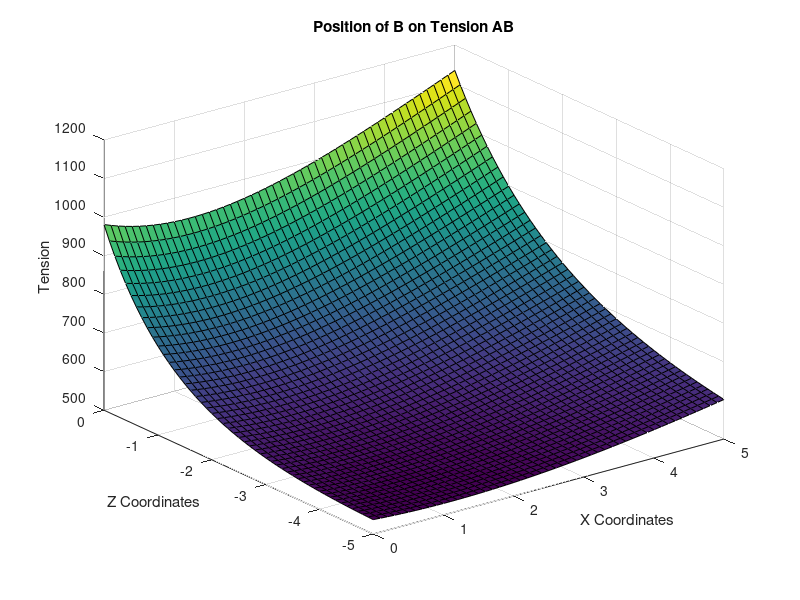
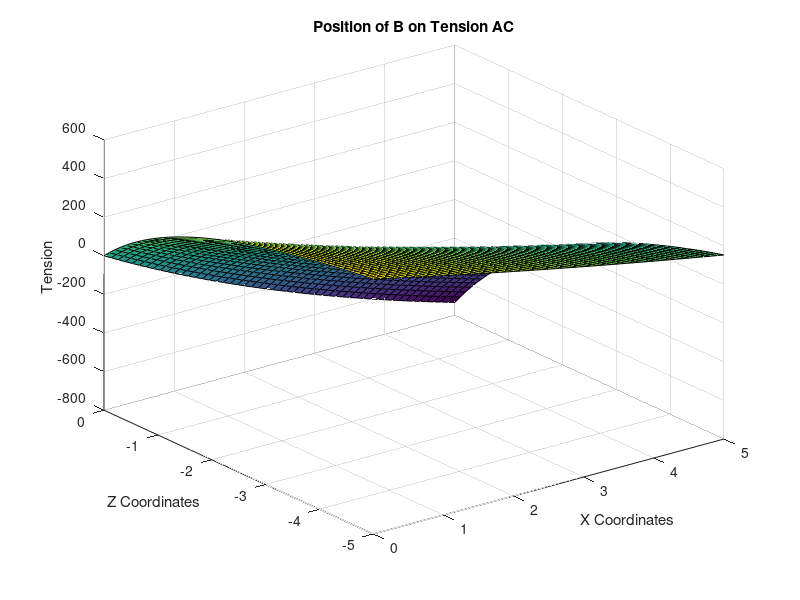
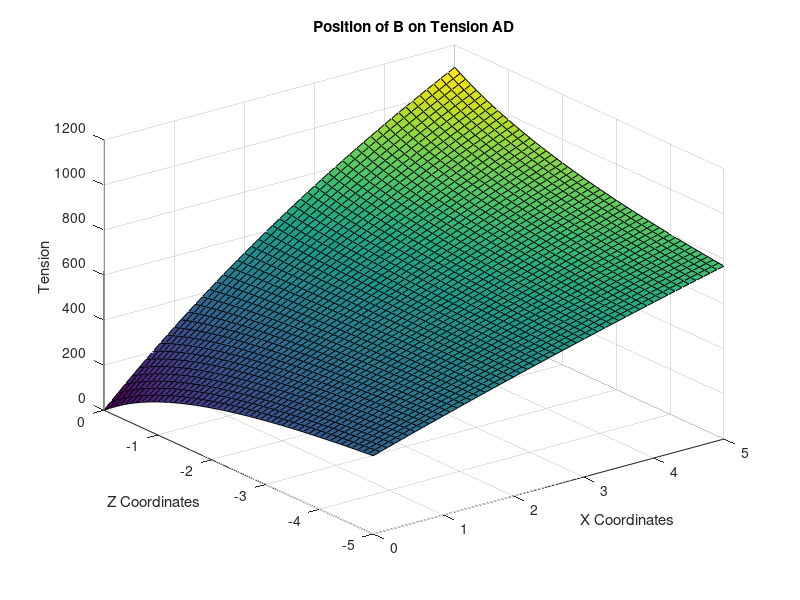

MATLAB code to generate these figures, in order:
% EA 2 Design Project 1 Problem 1
% Michael Hsu
% NetID: mkh3212

% Initialize
x = 0:0.1:5;
z = 0:-0.1:-5;
y = 0;
AC = [-3 4 -2];
AD = [-2 4 3];
eAC = 1/norm(AC) * AC;
eAD = 1/norm(AD) * AD;
tAB = zeros(length(x), length(z));
tAC = zeros(length(x), length(z));
tAD = zeros(length(x), length(z));
countX = 0;
countZ = 0;

% Error checks
if(~isvector(x) || ~isvector(z))
error('Make sure x and z are vectors');
end
if(length(x) ~= length(z))
error('Lengths of x and z vectors have to be the same'); 
end

% Run through x and z vectors, store corresponding tensions in outputs
for ii = 1:length(x)
countX = countX + 1;
for jj = 1:length(z)
    countZ = countZ + 1;

    AB = [x(ii) y+4 z(jj)];
    eAB = 1/norm(AB) * AB;

    aug = [eAC(1) eAD(1) eAB(1) 0;
           eAC(2) eAD(2) eAB(2) 981;
           eAC(3) eAD(3) eAB(3) 0];
    aug = rref(aug);

    tAC(ii, jj) = aug(1, 4);
    tAD(ii, jj) = aug(2, 4);
    tAB(ii, jj) = aug(3, 4);
end
end

% Graph x, z, tension here
figure(1);
surf(x,z,tAB);
title('Position of B on Tension AB');
xlabel('X Coordinates');
ylabel('Z Coordinates');
zlabel('Tension');

figure(2);
surf(x,z,tAC);
title('Position of B on Tension AC');
xlabel('X Coordinates');
ylabel('Z Coordinates');
zlabel('Tension');

figure(3);
surf(x,z,tAD);
title('Position of B on Tension AD');
xlabel('X Coordinates');
ylabel('Z Coordinates');
zlabel('Tension');